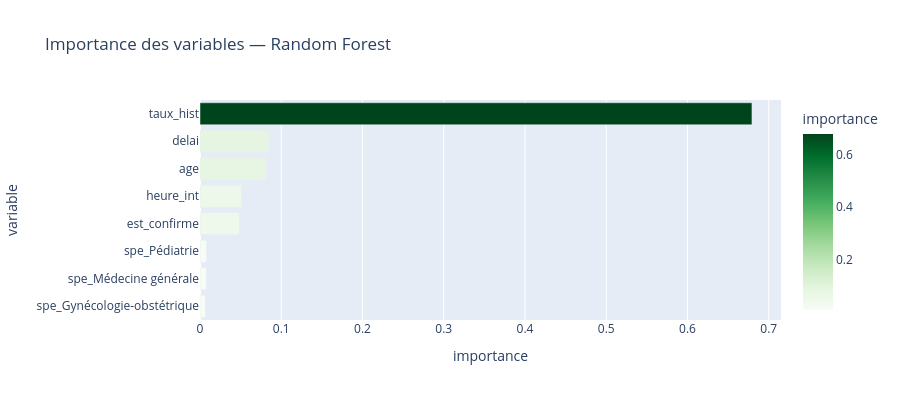

Notebook source saved alongside this figure:
### Code cell
fig = px.bar(
    importances, x="importance", y="variable", orientation="h",
    title="Importance des variables — Random Forest",
    color="importance", color_continuous_scale="Greens",
)
fig.update_layout(showlegend=False, height=400,
                  yaxis=dict(categoryorder="total ascending"))
fig.show()

### Figure 1 — Plotly figure (JSON) as saved in the notebook; plotly's stock layout.template omitted (floating-point values rounded to 4 significant figures)
{"data": [{"hovertemplate": "importance=%{marker.color}<br>variable=%{y}<extra></extra>", "legendgroup": "", "marker": {"color": [0.6793, 0.0847, 0.08149, 0.05143, 0.04815, 0.007855, 0.007768, 0.006571], "coloraxis": "coloraxis", "pattern": {"shape": ""}}, "name": "", "orientation": "h", "showlegend": false, "textposition": "auto", "type": "bar", "x": [0.6793, 0.0847, 0.08149, 0.05143, 0.04815, 0.007855, 0.007768, 0.006571], "xaxis": "x", "y": ["taux_hist", "delai", "age", "heure_int", "est_confirme", "spe_Pédiatrie", "spe_Médecine générale", "spe_Gynécologie-obstétrique"], "yaxis": "y"}], "layout": {"barmode": "relative", "coloraxis": {"autocolorscale": false, "colorbar": {"title": {"text": "importance"}}, "colorscale": [[0, "rgb(247,252,245)"], [0.125, "rgb(229,245,224)"], [0.25, "rgb(199,233,192)"], [0.375, "rgb(161,217,155)"], [0.5, "rgb(116,196,118)"], [0.625, "rgb(65,171,93)"], [0.75, "rgb(35,139,69)"], [0.875, "rgb(0,109,44)"], [1, "rgb(0,68,27)"]]}, "height": 400, "legend": {"tracegroupgap": 0}, "showlegend": false, "title": {"text": "Importance des variables — Random Forest"}, "xaxis": {"anchor": "y", "domain": [0, 1], "title": {"text": "importance"}}, "yaxis": {"anchor": "x", "categoryorder": "total ascending", "domain": [0, 1], "title": {"text": "variable"}}}}
